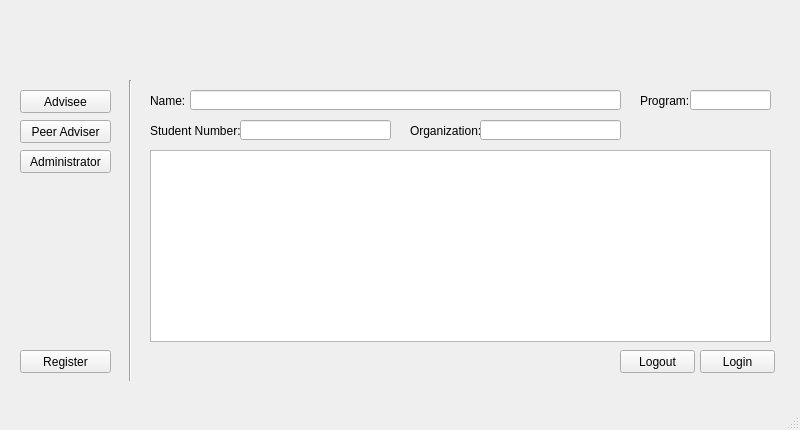
<?xml version="1.0" encoding="UTF-8"?>
<ui version="4.0">
 <class>MainWindow</class>
 <widget class="QMainWindow" name="MainWindow">
  <property name="geometry">
   <rect>
    <x>0</x>
    <y>0</y>
    <width>800</width>
    <height>430</height>
   </rect>
  </property>
  <property name="windowTitle">
   <string>MainWindow</string>
  </property>
  <widget class="QWidget" name="centralwidget">
   <widget class="QLineEdit" name="lineEdit">
    <property name="geometry">
     <rect>
      <x>190</x>
      <y>90</y>
      <width>431</width>
      <height>20</height>
     </rect>
    </property>
   </widget>
   <widget class="QPushButton" name="pushButton">
    <property name="geometry">
     <rect>
      <x>20</x>
      <y>90</y>
      <width>91</width>
      <height>23</height>
     </rect>
    </property>
    <property name="text">
     <string>Advisee</string>
    </property>
   </widget>
   <widget class="QLabel" name="label">
    <property name="geometry">
     <rect>
      <x>150</x>
      <y>90</y>
      <width>41</width>
      <height>21</height>
     </rect>
    </property>
    <property name="text">
     <string>Name:</string>
    </property>
   </widget>
   <widget class="QPushButton" name="pushButton_2">
    <property name="geometry">
     <rect>
      <x>20</x>
      <y>120</y>
      <width>91</width>
      <height>23</height>
     </rect>
    </property>
    <property name="text">
     <string>Peer Adviser</string>
    </property>
   </widget>
   <widget class="QLabel" name="label_3">
    <property name="geometry">
     <rect>
      <x>150</x>
      <y>120</y>
      <width>91</width>
      <height>21</height>
     </rect>
    </property>
    <property name="text">
     <string>Student Number:</string>
    </property>
   </widget>
   <widget class="QPushButton" name="pushButton_3">
    <property name="geometry">
     <rect>
      <x>20</x>
      <y>150</y>
      <width>91</width>
      <height>23</height>
     </rect>
    </property>
    <property name="text">
     <string>Administrator</string>
    </property>
   </widget>
   <widget class="QLineEdit" name="lineEdit_2">
    <property name="geometry">
     <rect>
      <x>690</x>
      <y>90</y>
      <width>81</width>
      <height>20</height>
     </rect>
    </property>
   </widget>
   <widget class="QLabel" name="label_2">
    <property name="geometry">
     <rect>
      <x>640</x>
      <y>90</y>
      <width>51</width>
      <height>21</height>
     </rect>
    </property>
    <property name="text">
     <string>Program:</string>
    </property>
   </widget>
   <widget class="Line" name="line">
    <property name="geometry">
     <rect>
      <x>120</x>
      <y>80</y>
      <width>20</width>
      <height>301</height>
     </rect>
    </property>
    <property name="orientation">
     <enum>Qt::Vertical</enum>
    </property>
   </widget>
   <widget class="QPushButton" name="pushButton_5">
    <property name="geometry">
     <rect>
      <x>700</x>
      <y>350</y>
      <width>75</width>
      <height>23</height>
     </rect>
    </property>
    <property name="text">
     <string>Login</string>
    </property>
   </widget>
   <widget class="QLineEdit" name="lineEdit_3">
    <property name="geometry">
     <rect>
      <x>240</x>
      <y>120</y>
      <width>151</width>
      <height>20</height>
     </rect>
    </property>
   </widget>
   <widget class="QLabel" name="label_4">
    <property name="geometry">
     <rect>
      <x>410</x>
      <y>120</y>
      <width>71</width>
      <height>21</height>
     </rect>
    </property>
    <property name="text">
     <string>Organization:</string>
    </property>
   </widget>
   <widget class="QLineEdit" name="lineEdit_4">
    <property name="geometry">
     <rect>
      <x>480</x>
      <y>120</y>
      <width>141</width>
      <height>20</height>
     </rect>
    </property>
   </widget>
   <widget class="QListView" name="listView">
    <property name="geometry">
     <rect>
      <x>150</x>
      <y>150</y>
      <width>621</width>
      <height>192</height>
     </rect>
    </property>
   </widget>
   <widget class="QPushButton" name="pushButton_4">
    <property name="geometry">
     <rect>
      <x>20</x>
      <y>350</y>
      <width>91</width>
      <height>23</height>
     </rect>
    </property>
    <property name="text">
     <string>Register</string>
    </property>
   </widget>
   <widget class="QPushButton" name="pushButton_6">
    <property name="geometry">
     <rect>
      <x>620</x>
      <y>350</y>
      <width>75</width>
      <height>23</height>
     </rect>
    </property>
    <property name="text">
     <string>Logout</string>
    </property>
   </widget>
  </widget>
  <widget class="QMenuBar" name="menubar">
   <property name="geometry">
    <rect>
     <x>0</x>
     <y>0</y>
     <width>800</width>
     <height>21</height>
    </rect>
   </property>
  </widget>
  <widget class="QStatusBar" name="statusbar"/>
 </widget>
 <resources/>
 <connections/>
</ui>
